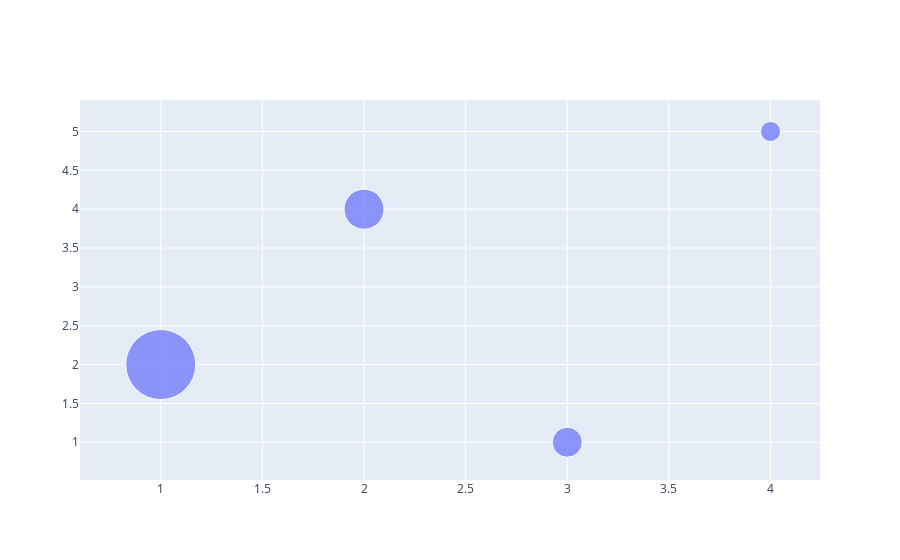

Here is the notebook cell this chart was saved with:
### Code cell
trace = go.Scatter(
    x=x,
    y=y,
    mode='markers',
    marker=dict(size=z)
)

data = [trace]

offline.iplot(data)

### Figure 1 — Plotly figure (JSON) as saved in the notebook; plotly's stock layout.template omitted (floating-point values rounded to 4 significant figures)
{"data": [{"marker": {"size": [70, 40, 30, 20]}, "mode": "markers", "type": "scatter", "x": [1, 2, 3, 4], "y": [2, 4, 1, 5]}], "layout": {}}
